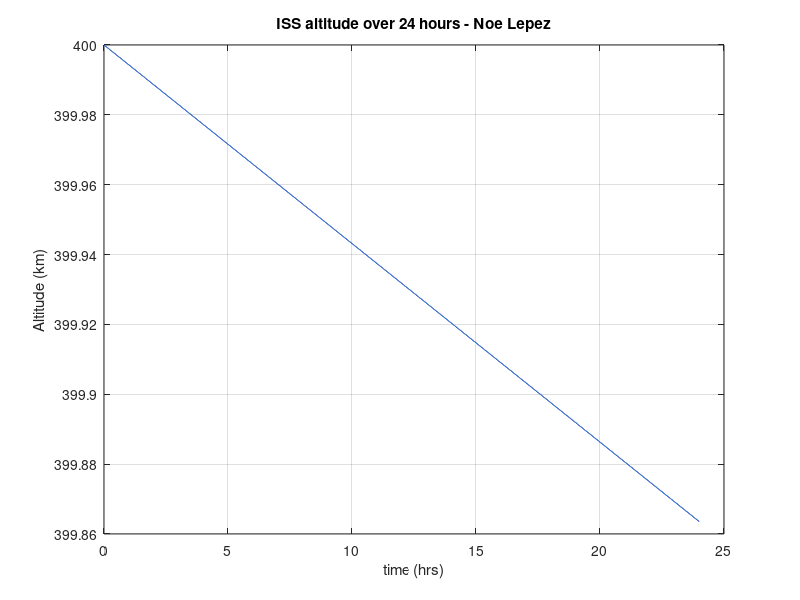

Source code (MATLAB):
%% AE 4361 Question 1
% By: Noe Lepez Da Silva Duarte
% Created: 20 Feb. 2022

clc
clear
close all

%% Q1

% Constants
h = 400*1000;                           %[m]
r_E = 6371*1000;                        %[m]
A_ISS = 1000;                           %[m^2]
m_ISS = 2.5E5;                          %[kg]
rho = 3.8E-12;                          %[kg/m^3]
mu = 3.986E14;                          %[m^3/s^2]
Cd = 2;

% Part a
r_ISS = h+r_E;
k_d = 0.5*(Cd*A_ISS*rho)/(m_ISS);
v_ISS = sqrt(mu/r_ISS);
f_d = -k_d*v_ISS^2;

r_ISS_lst = [];

time = linspace(0,24*60*60,24*60*60+1);
for i = time
    dt = i;
    w_ISS = f_d*(v_ISS*dt);
    da = (-w_ISS * 2 * r_ISS^2)/(mu);
    a_new = r_ISS - da;
    r_ISS_lst = [r_ISS_lst, a_new];
end

figure(1)
plot(time/(60*60), (r_ISS_lst-r_E)/1000)
hold on
grid on
xlabel('time (hrs)'); ylabel("Altitude (km)")
title("ISS altitude over 24 hours - Noe Lepez")
% saveas(figure(1), 'Q1_a.png')

% Part b
dv = abs(f_d * dt);

% Part c
m_prop = (m_ISS+7150) *(1-exp((-dv)/(9.81*302)));